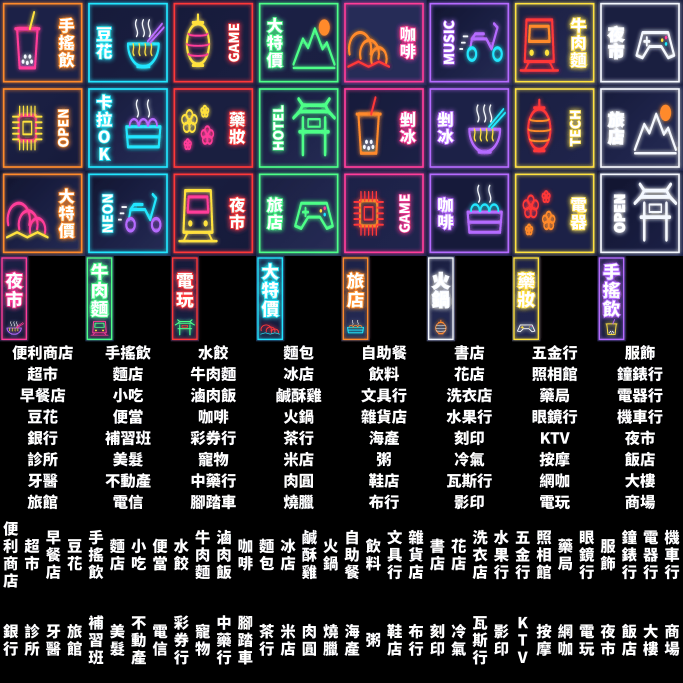
#> input picture RailwayGameApp/Resources/Map3D/Map3DSigns.png, 2048 x 2048 px, given in place of duplex-locomotive-hero.png, which was not available (shown at 1/3 size)
$ python style-check.py ../../RailwayGameApp/Resources/Map3D
#> lines starting #> are read from the running program, lines starting #| are printed output that depends on the picture; pictures that were not available may be replaced by others from this repository, and a replacement may not be noted
"""Composite actual final renders for four backgrounds, size, blur and grayscale review."""
from pathlib import Path
from PIL import Image,ImageDraw,ImageFilter,ImageOps
import sys
root=Path(sys.argv[1]); source=Image.open(root/'previews/duplex-locomotive-hero.png').convert('RGBA');source=source.crop(source.getbbox())
canvas=Image.new('RGB',(1280,1200),'#ECEEF6');draw=ImageDraw.Draw(canvas)
#> after `canvas = Image.new('RGB', (1280, 1200), '#ECEEF6')`:
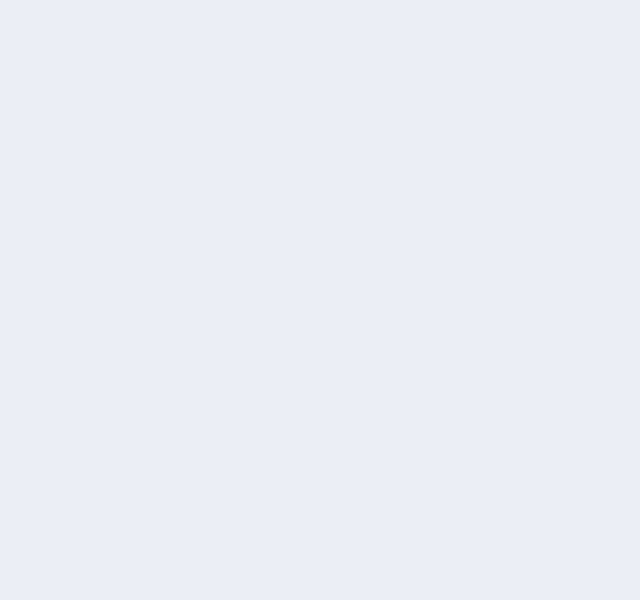
#> canvas: PIL image 1280x1200 RGB (shown at 1/2 size); mean R, G, B 236, 238, 246
for row,(name,color) in enumerate([('map light','#dce9da'),('map dark','#263c40'),('panel light','#ffffff'),('panel dark','#262c57')]):
    y=row*300;draw.rectangle((0,y,1280,y+295),fill=color);text='white' if 'dark' in name else '#262c57';draw.text((10,y+10),name,fill=text)
    x=150
    for size in [256,120,64,44,28]:
        image=source.copy();image.thumbnail((size,size));canvas.paste(image,(x,y+55),image);draw.text((x,y+30),str(size),fill=text);x+=size+22
    for label,image in [('blur',source.filter(ImageFilter.GaussianBlur(9))),('gray',ImageOps.grayscale(source).convert('RGBA'))]:
        if label=='gray':image.putalpha(source.getchannel('A'))
        image.thumbnail((170,120));canvas.paste(image,(x,y+55),image);draw.text((x,y+30),label,fill=text);x+=180
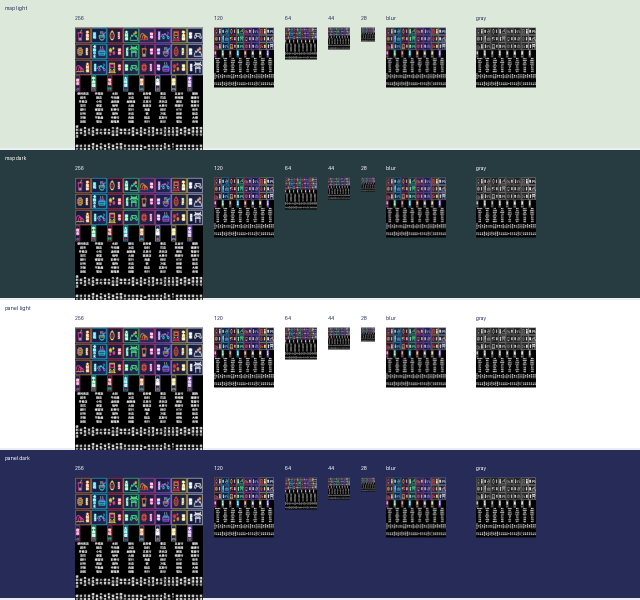
#> canvas: PIL image 1280x1200 RGB (shown at 1/2 size); mean R, G, B 115.2, 121.9, 129.7
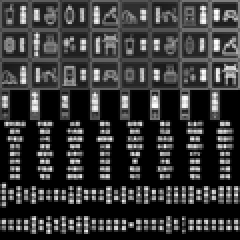
#> image: PIL image 120x120 RGBA (shown 2 times larger); mean R, G, B, A 56.1, 56.1, 56.1, 255
canvas.save(root/'previews/style-background-size-check.png')
